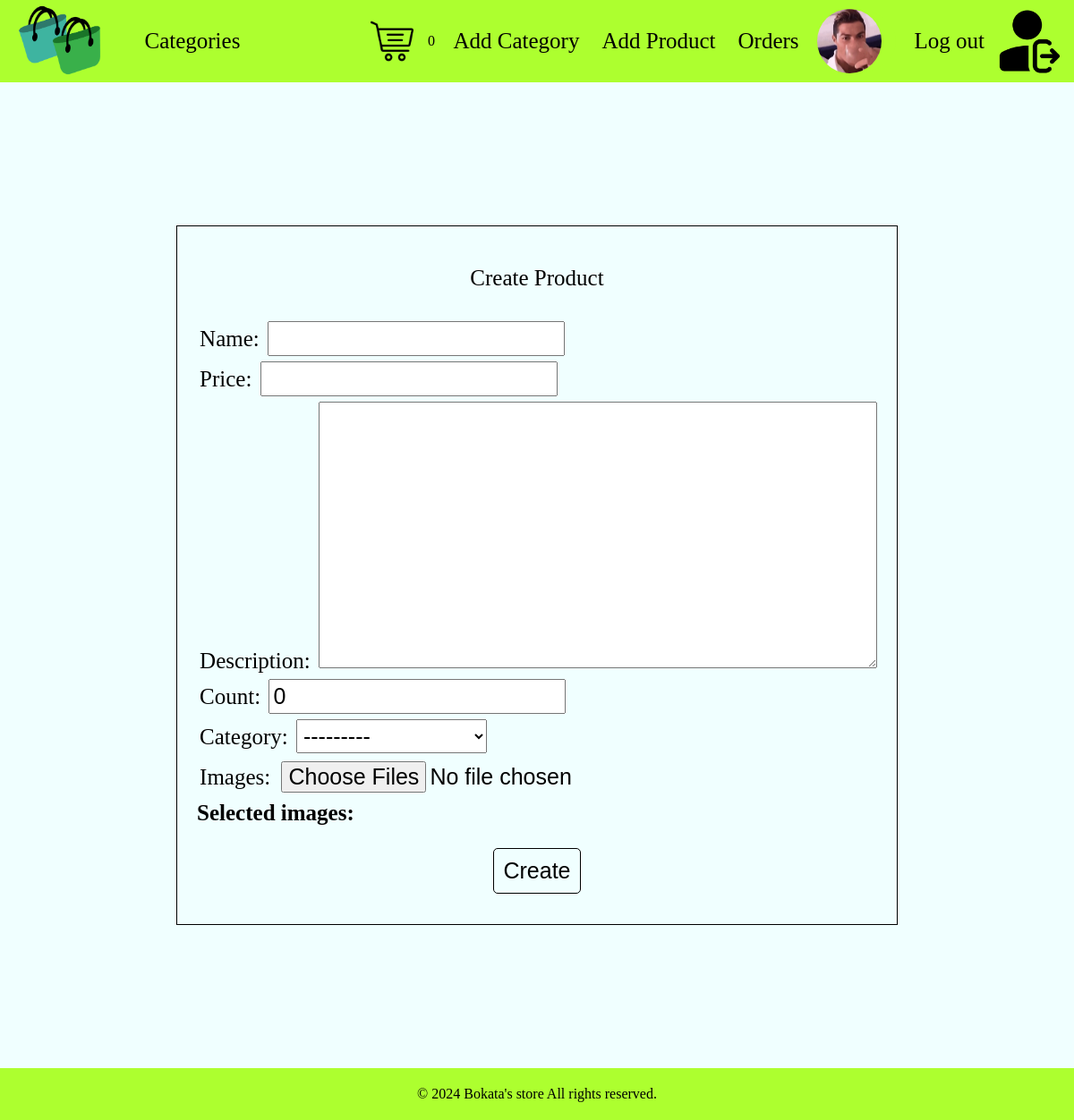
Screenshot of /products/create/ (signed in) with the database file from the repository.
### bokatas_store/accounts/models.py (models this page shows)
class BokataStoreUser(Timestamps, AbstractBaseUser, PermissionsMixin):
    email = models.EmailField(
        unique=True,
        null=False,
        blank=False,
    )
    phone_number = PhoneNumberField(
        region="BG",
        unique=True,
    )
    is_staff = models.BooleanField(
        _("staff status"),
        default=False,
        help_text=_("Designates whether the user can log into this admin site."),
    )
    is_active = models.BooleanField(
        _("active"),
        default=True,
        help_text=_(
            "Designates whether this user should be treated as active. "
            "Unselect this instead of deleting accounts."
        ),
    )
    objects = BokataStoreUserManager()
    USERNAME_FIELD = "email"
    REQUIRED_FIELDS = ["phone_number"]

### bokatas_store/shopping_cart/models.py (models this page shows)
class ShoppingCart(models.Model):
    products = models.ManyToManyField(
        Product,
    )
    user = models.OneToOneField(
        UserModel,
        on_delete=models.CASCADE,
        primary_key=True,
    )

### bokatas_store/profiles/models.py (models this page shows)
class UserProfile(UserField):
    class GenderChoices(models.TextChoices):
        MALE = "male"
        FEMALE = "female"
        OTHER = "other"
        PREFER_NOT_TO_SAY = "prefer not to say"
    FIRST_NAME_MAX_LENGTH = 50
    LAST_NAME_MAX_LENGTH = 50
    GENDER_MAX_LENGTH = 20
    first_name = models.CharField(
        max_length=FIRST_NAME_MAX_LENGTH,
        blank=True,
        null=True,
        validators=(
            RegexValidator(
                regex=r"^[a-zA-Z]+$",
                message="First name can contain only letters",
            ),
        )
    )
    last_name = models.CharField(
        max_length=LAST_NAME_MAX_LENGTH,
        blank=True,
        null=True,
        validators=(
            RegexValidator(
                regex=r"^[a-zA-Z]+$",
                message="Last name can contain only letters",
            ),
        )
    )
    gender = models.CharField(
        max_length=20,
        choices=GenderChoices,
        null=True,
        blank=True,
    )
    profile_picture = models.ImageField(
        upload_to="profile_pictures",
        default="profile_pictures/default_profile_picture.webp"
    )

### bokatas_store/categories/models.py (models this page shows)
class Category(SlugFieldMixin):
    NAME_MAX_LENGTH = 50
    NAME_MIN_LENGTH = 3
    name = models.CharField(
        max_length=NAME_MAX_LENGTH,
        unique=True,
        null=False,
        blank=False,
        validators=(
            MinLengthValidator(
                limit_value=NAME_MIN_LENGTH,
                message=f"{__name__} name must contain at latest {NAME_MIN_LENGTH}",
            ),
        ),
        error_messages={
            "unique": f"{__name__} with that name already exists",
            "max_length": f"{__name__} name must conatain max {NAME_MAX_LENGTH}",
        }
    )
    picture = models.ImageField(
        upload_to="category_pictures",
        null=False,
        blank=False,
    )
    def __str__(self):
        return self.name

### bokatas_store/products/views.py (the view, shortened to what this page needs)
# urls.py: path("create/", CreateProductView.as_view(), name="create-product"),
class CreateProductView(AdminRequired, views.CreateView):
    form_class = CreateProductForm
    template_name = "products/create.html"
    success_url = reverse_lazy("index")

### bokatas_store/products/forms.py
class CreateProductForm(BaseProductForm):
    images = MultipleFileField()

### bokatas_store/core/view_mixins.py (called while the page is built)
    def dispatch(self, request, *args, **kwargs):
        if not (self.request.user.is_staff or self.request.user.is_superuser):
            return redirect("index")
        return super().dispatch(request, *args, **kwargs)

### templates/products/create.html (shortened to what this page needs)
{% extends 'base.html' %}
{% load static %}
{% block styles %}
    <link rel="stylesheet" href="{% static 'css/profile.css' %}">
{% endblock %}
{% block content %}
    <div class="form">
        <p class="form-title">Create Product</p>
        <form action="{% url 'create-product' %}" method="post" enctype="multipart/form-data">
            {{ form.as_p }}
            <h3>Selected images: </h3>
            <div class="images">
            </div>
            <div class="buttons">
                <button type="submit">Create</button>
            </div>
        </form>
    </div>
{% endblock %}

### templates/base.html (shortened to what this page needs)
{% load static %}
<!DOCTYPE html>
<html lang="en">
<head>
    <link rel="stylesheet" href="{% static 'css/styles.css' %}">
    {% block styles %}
    {% endblock %}
</head>
<body>
<header class="site-header">
    <div class="left">
        <a href="{% url 'index' %}"><img class="site-icon" src="{% static 'images/site-icon.png' %}"
                                         alt="site icon"></a>
        <a class="text" href="{% url 'list-category' %}">Categories</a>
    </div>
    <div class="right">
        {% if not request.user.is_authenticated %}
            <a class="text" href="{% url 'login-user' %}">Sign in</a>
            <a class="text" href="{% url 'register-user' %}">Register</a>
        {% else %}
            <a href="{% url 'details-shopping-cart' %}"><img class="img" src="{% static 'images/shopping_cart.png' %}"
                                                             alt="shopping cart"></a>
            <p>{{ request.user.shoppingcart.products.count }}</p>
            {% if request.user.is_staff %}
                <a class="text" href="{% url 'create-category' %}">Add Category</a>
                <a class="text" href="{% url 'create-product' %}">Add Product</a>
            {% endif %}
            <a class="text" href="{% url 'list-orders' %}">Orders</a>
            <a href="{% url 'details-profile' pk=request.user.pk %}" class="profile-image"><img
                    src="{{ MEDIA_URL }}{{ request.user.userprofile.profile_picture.url }}" alt="user profile picture"></a>
            <a class="text" href="{% url 'logout-user' %}">Log out<img class="img"
                                                                       src="{% static 'images/logout.png' %}"
                                                                       alt="log out image"></a>
        {% endif %}
    </div>
</header>
{% block content %}
{% endblock %}
<footer class="site-footer">
    <p>&copy; 2024 Bokata's store All rights reserved.</p>
</footer>
</body>
</html>

### static/css/profile.css (style rules this page uses)
div.form { border: 1px black solid; justify-self: center; align-self: center; margin: 10em 0; display: flex; flex-direction: column; padding: 1em; }
div.form * { font-size: 25px; padding: 3px; }
.buttons { margin: 0.5em; align-self: center; }
.buttons a, .buttons button { text-decoration: none; color: black; background: azure; padding: 0.4em; border: 1px black solid; border-radius: 5px; }
div.form > form { display: flex; flex-direction: column; }
div.images { max-width: 920px; }
.form-title { align-self: center; margin: 1em; font-size: 50px; }

### static/css/header.css (style rules this page uses)
header.site-header { display: flex; justify-content: space-between; align-items: center; width: 100%; height: 6em; background: greenyellow; }
header.site-header img.site-icon { height: 5.5em; }
header > div.left, header > div.right { display: flex; align-items: center; }
header.site-header > div.left > * { margin: 0 1em; }
header.site-header > div.right > * { margin: 0 0.5em; }
header.site-header > div > a.text { font-size: 25px; text-decoration: none; color: black; }
.img { height: 3em; padding-left: 0.5em; }
div.right > a { display: flex; align-items: center; }
.profile-image { background-color: greenyellow; border: 0 solid black; border-radius: 50%; padding-right: 1em; align-self: center; justify-self: center; }
.profile-image > img { width: 4.5em; height: 4.5em; border-radius: 50%; }

### static/css/footer.css (style rules this page uses)
footer.site-footer { align-self: center; margin-top: auto; background-color: greenyellow; width: 100%; }
footer.site-footer > p { padding: 20px; text-align: center; }

### rows the page displays
BokataStoreUser: user.shoppingcart.products.count "0", user.userprofile.profile_picture (picture)
